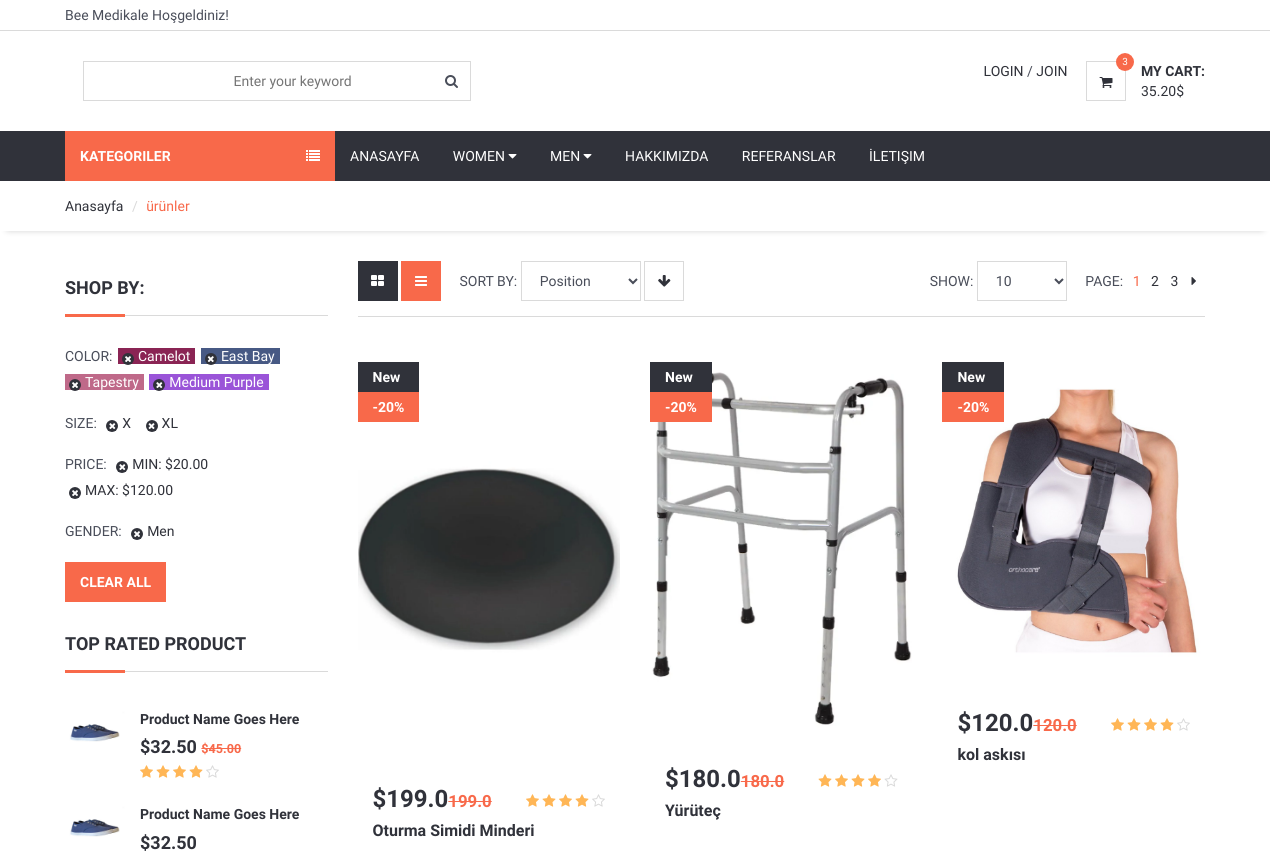
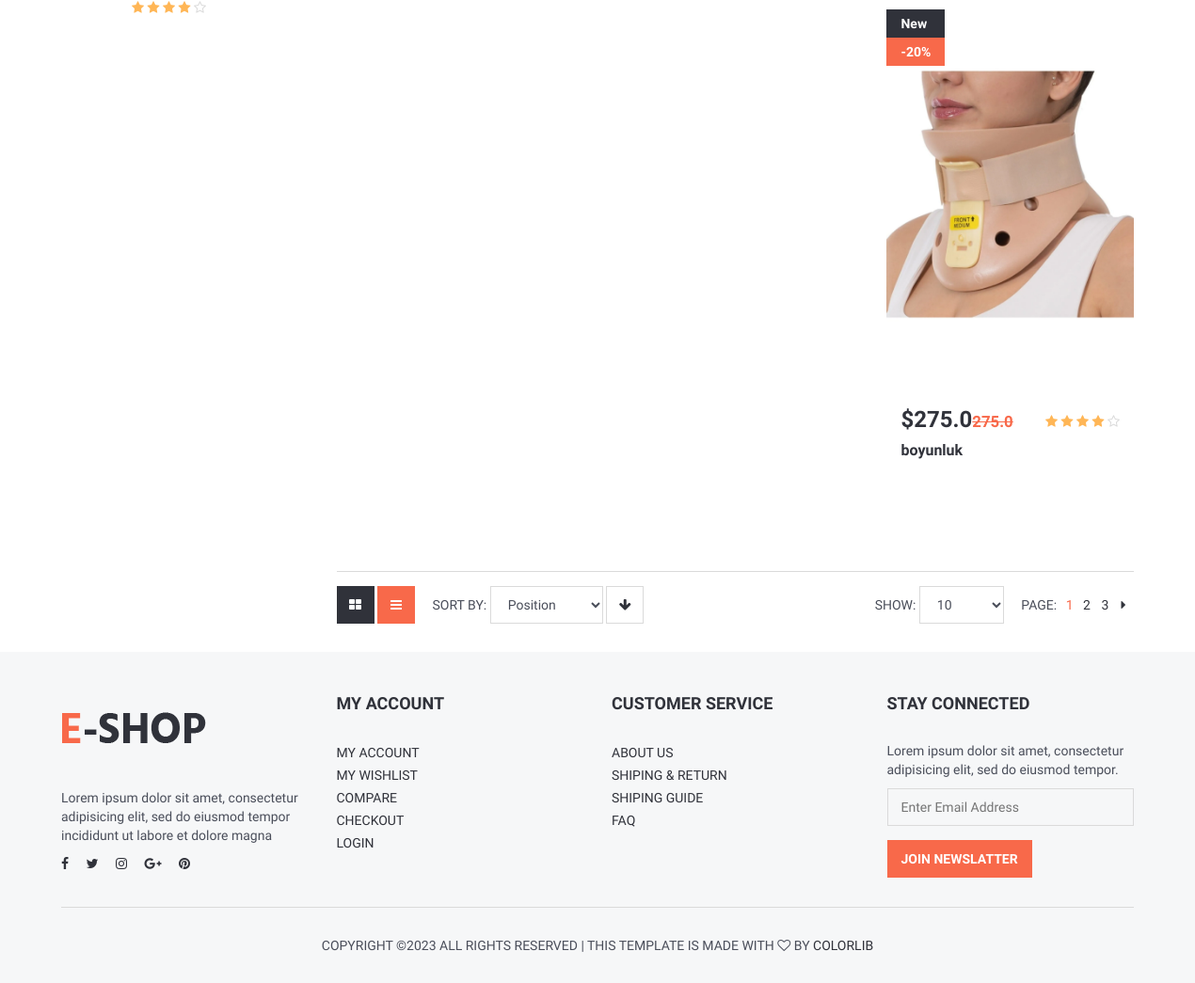
The page /category/9/ortapedi/ on the database its author committed (2 pictures, top to bottom).
### product/models.py (models this page shows, shortened)
class Product(models.Model):
    STATUS = (
        ('True', 'True'),
        ('False', 'False'),
    )
    category = models.ForeignKey(Category, on_delete=models.CASCADE)
    title = models.CharField(max_length=150)
    keywords = models.CharField(max_length=255)
    description = models.CharField(max_length=255)
    image = models.ImageField(blank=True, upload_to='images/')
    price = models.FloatField()
    amount = models.IntegerField()
    detail = RichTextUploadingField()
    slug = models.SlugField(blank=True, max_length=150)
    status = models.CharField(max_length=10, choices=STATUS)
    create_at = models.DateTimeField(auto_now_add=True)
    update_at = models.DateTimeField(auto_now=True)

### home/views.py (the view)
# urls.py: path('category/<int:id>/<slug:slug>/', views.category_products, name='category_products'),
def category_products(request, id, slug):
    category = Category.objects.all()
    products = Product.objects.filter(category_id=id)
    context = {'products': products,
               'category': category,
               'slug': slug
               }
    return render(request, 'products.html', context)

### home/templates/products.html (shortened to what this page needs)
{% extends 'homebase.html' %}
{% block sidebar %} {% include 'sidebar.html' %} {% endblock %}
{% block content %}
	<div id="breadcrumb">
		<div class="container">
			<ul class="breadcrumb">
                <li><a href="/">Anasayfa </a></li>
                <li class="active">ürünler</li>
			</ul>
		</div>
	</div>
	<div class="section">
		<div class="container">
			<div class="row">
				<div id="aside" class="col-md-3">
					<div class="aside">
						<h3 class="aside-title">Shop by:</h3>
						<ul class="filter-list">
							<li><span class="text-uppercase">color:</span></li>
							<li><a href="#" style="color:#FFF; background-color:#8A2454;">Camelot</a></li>
							<li><a href="#" style="color:#FFF; background-color:#475984;">East Bay</a></li>
							<li><a href="#" style="color:#FFF; background-color:#BF6989;">Tapestry</a></li>
							<li><a href="#" style="color:#FFF; background-color:#9A54D8;">Medium Purple</a></li>
						</ul>
						<ul class="filter-list">
							<li><span class="text-uppercase">Size:</span></li>
							<li><a href="#">X</a></li>
							<li><a href="#">XL</a></li>
						</ul>
						<ul class="filter-list">
							<li><span class="text-uppercase">Price:</span></li>
							<li><a href="#">MIN: $20.00</a></li>
							<li><a href="#">MAX: $120.00</a></li>
						</ul>
						<ul class="filter-list">
							<li><span class="text-uppercase">Gender:</span></li>
							<li><a href="#">Men</a></li>
						</ul>
						<button class="primary-btn">Clear All</button>
					</div>
					<div class="aside">
						<h3 class="aside-title">Top Rated Product</h3>
						<div class="product product-widget">
							<div class="product-thumb">
								<img src="./img/thumb-product01.jpg" alt="">
							</div>
							<div class="product-body">
								<h2 class="product-name"><a href="#">Product Name Goes Here</a></h2>
								<h3 class="product-price">$32.50 <del class="product-old-price">$45.00</del></h3>
								<div class="product-rating">
									<i class="fa fa-star"></i>
									<i class="fa fa-star"></i>
									<i class="fa fa-star"></i>
									<i class="fa fa-star"></i>
									<i class="fa fa-star-o empty"></i>
								</div>
							</div>
						</div>
						<div class="product product-widget">
							<div class="product-thumb">
								<img src="./img/thumb-product01.jpg" alt="">
							</div>
							<div class="product-body">
								<h2 class="product-name"><a href="#">Product Name Goes Here</a></h2>
								<h3 class="product-price">$32.50</h3>
								<div class="product-rating">
									<i class="fa fa-star"></i>
									<i class="fa fa-star"></i>
									<i class="fa fa-star"></i>
									<i class="fa fa-star"></i>
									<i class="fa fa-star-o empty"></i>
								</div>
							</div>
						</div>
					</div>
				</div>
				<div id="main" class="col-md-9">
					<div class="store-filter clearfix">
						<div class="pull-left">
							<div class="row-filter">
								<a href="#"><i class="fa fa-th-large"></i></a>
								<a href="#" class="active"><i class="fa fa-bars"></i></a>
							</div>
							<div class="sort-filter">
								<span class="text-uppercase">Sort By:</span>
								<select class="input">
										<option value="0">Position</option>
									</select>
								<a href="#" class="main-btn icon-btn"><i class="fa fa-arrow-down"></i></a>
							</div>
						</div>
						<div class="pull-right">
							<div class="page-filter">
								<span class="text-uppercase">Show:</span>
								<select class="input">
										<option value="0">10</option>
									</select>
							</div>
							<ul class="store-pages">
								<li><span class="text-uppercase">Page:</span></li>
								<li class="active">1</li>
								<li><a href="#">2</a></li>
								<li><a href="#">3</a></li>
								<li><a href="#"><i class="fa fa-caret-right"></i></a></li>
							</ul>
						</div>
					</div>
					<div id="store">
						<div class="row">
                            {% for rs in products %}
							<div class="col-md-4 col-sm-6 col-xs-6">
								<div class="product product-single">
									<div class="product-thumb">
										<div class="product-label">
											<span>New</span>
											<span class="sale">-20%</span>
										</div>
										<img src="{{ rs.image.url }}" alt="">
									</div>
									<div class="product-body">
										<h3 class="product-price">${{ rs.price }}<del class="product-old-price">{{ rs.price }}</del></h3>
										<div class="product-rating">
											<i class="fa fa-star"></i>
											<i class="fa fa-star"></i>
											<i class="fa fa-star"></i>
											<i class="fa fa-star"></i>
											<i class="fa fa-star-o empty"></i>
										</div>
										<h2 class="product-name"><a href="#">{{ rs.title}}</a></h2>
									</div>
								</div>
							</div>
                            {% endfor %}
						</div>
					</div>
					<div class="store-filter clearfix">
						<div class="pull-left">
							<div class="row-filter">
								<a href="#"><i class="fa fa-th-large"></i></a>
								<a href="#" class="active"><i class="fa fa-bars"></i></a>
							</div>
							<div class="sort-filter">
								<span class="text-uppercase">Sort By:</span>
								<select class="input">
										<option value="0">Position</option>
									</select>
								<a href="#" class="main-btn icon-btn"><i class="fa fa-arrow-down"></i></a>
							</div>
						</div>
						<div class="pull-right">
							<div class="page-filter">
								<span class="text-uppercase">Show:</span>
								<select class="input">
										<option value="0">10</option>
									</select>
							</div>
							<ul class="store-pages">
								<li><span class="text-uppercase">Page:</span></li>
								<li class="active">1</li>
								<li><a href="#">2</a></li>
								<li><a href="#">3</a></li>
								<li><a href="#"><i class="fa fa-caret-right"></i></a></li>
							</ul>
						</div>
					</div>
				</div>
			</div>
		</div>
	</div>
{% endblock %}

### home/templates/homebase.html (shortened to what this page needs)
<!DOCTYPE html>
<html lang="en">
<head>
    {% load static %}
	<link type="text/css" rel="stylesheet" href="{% static 'css/bootstrap.min.css'%}" />
	<link type="text/css" rel="stylesheet" href="{% static 'css/slick.css'%}" />
	<link type="text/css" rel="stylesheet" href="{% static 'css/slick-theme.css'%}" />
	<link type="text/css" rel="stylesheet" href="{% static 'css/nouislider.min.css'%}" />
	<link rel="stylesheet" href="{% static 'css/font-awesome.min.css'%}">
	<link type="text/css" rel="stylesheet" href="{% static 'css/style.css'%}" />
</head>
{% include 'header.html' %}
{% block sidebar %}{% endblock %}
{% block content %}{% endblock %}
{% include 'footer.html' %}
<body>
</body>
</html>
</body>
</html>

### home/templates/header.html (shortened to what this page needs)
{% load static %}
	<header>
		<div id="top-header">
			<div class="container">
				<div class="pull-left">
					<span>Bee Medikale Hoşgeldiniz!</span>
				</div>
			</div>
		</div>
		<div id="header">
			<div class="container">
				<div class="pull-left">
					<div class="header-search">
						<form action="/search/" method="post">
							<input  name="q" class="input search-input" type="text" placeholder="Enter your keyword">
							<button class="search-btn"><i class="fa fa-search"></i></button>
						</form>
					</div>
				</div>
				<div class="pull-right">
					<ul class="header-btns">
						<li class="header-account dropdown default-dropdown">
                            {% if user.id is not None %}
							<div class="dropdown-toggle" role="button" data-toggle="dropdown" aria-expanded="true">
								<div class="header-btns-icon">
									<i class="fa fa-user-o"></i>
								</div>
								<strong class="text-uppercase">{{ user.first_name }}<i class="fa fa-caret-down"></i></strong>
							</div>
                            {% else %}
							<a href="/login/" class="text-uppercase">Login</a> / <a href="/join/" class="text-uppercase">Join</a>
                            {% endif %}
						</li>
						<li class="header-cart dropdown default-dropdown">
							<a class="dropdown-toggle" data-toggle="dropdown" aria-expanded="true">
								<div class="header-btns-icon">
									<i class="fa fa-shopping-cart"></i>
									<span class="qty">3</span>
								</div>
								<strong class="text-uppercase">My Cart:</strong>
								<br>
								<span>35.20$</span>
							</a>
						</li>
					</ul>
				</div>
			</div>
		</div>
	</header>

### home/templates/sidebar.html (shortened to what this page needs)
 {% load static %}
	<div id="navigation">
		<div class="container">
			<div id="responsive-nav">
                {% if page %}
                    <div class="category-nav">
                {% else %}
                    <div class="category-nav show-on-click">
                {% endif %}
                <span class="category-header">Kategoriler <i class="fa fa-list"></i></span>
                        {% load mptt_tags %}
                </div>
				<div class="menu-nav">
					<ul class="menu-list">
						<li><a href="/">Anasayfa</a></li>
						<li class="dropdown mega-dropdown"><a class="dropdown-toggle" data-toggle="dropdown" aria-expanded="true">Women <i class="fa fa-caret-down"></i></a>
						</li>
						<li class="dropdown mega-dropdown full-width"><a class="dropdown-toggle" data-toggle="dropdown" aria-expanded="true">Men <i class="fa fa-caret-down"></i></a>
						</li>
                        <li><a href="/hakkimizda">Hakkımızda</a></li>
                        <li><a href="/referanslar">Referanslar</a></li>
                         <li><a href="/iletisim">İletişim</a></li>
					</ul>
				</div>
			</div>
		</div>
	</div>

### home/templates/slider.html (shortened to what this page needs)
{% load static %}

### home/templates/footer.html (shortened to what this page needs)
{% load static %}
	<footer id="footer" class="section section-grey">
		<div class="container">
			<div class="row">
				<div class="col-md-3 col-sm-6 col-xs-6">
					<div class="footer">
						<div class="footer-logo">
							<a class="logo" href="#">
		            <img src="{%  static 'img/logo.png'%}" alt="">
		          </a>
						</div>
						<p>Lorem ipsum dolor sit amet, consectetur adipisicing elit, sed do eiusmod tempor incididunt ut labore et dolore magna</p>
						<ul class="footer-social">
							<li><a href="#"><i class="fa fa-facebook"></i></a></li>
							<li><a href="#"><i class="fa fa-twitter"></i></a></li>
							<li><a href="#"><i class="fa fa-instagram"></i></a></li>
							<li><a href="#"><i class="fa fa-google-plus"></i></a></li>
							<li><a href="#"><i class="fa fa-pinterest"></i></a></li>
						</ul>
					</div>
				</div>
				<div class="col-md-3 col-sm-6 col-xs-6">
					<div class="footer">
						<h3 class="footer-header">My Account</h3>
						<ul class="list-links">
							<li><a href="#">My Account</a></li>
							<li><a href="#">My Wishlist</a></li>
							<li><a href="#">Compare</a></li>
							<li><a href="#">Checkout</a></li>
							<li><a href="#">Login</a></li>
						</ul>
					</div>
				</div>
				<div class="col-md-3 col-sm-6 col-xs-6">
					<div class="footer">
						<h3 class="footer-header">Customer Service</h3>
						<ul class="list-links">
							<li><a href="#">About Us</a></li>
							<li><a href="#">Shiping & Return</a></li>
							<li><a href="#">Shiping Guide</a></li>
							<li><a href="#">FAQ</a></li>
						</ul>
					</div>
				</div>
				<div class="col-md-3 col-sm-6 col-xs-6">
					<div class="footer">
						<h3 class="footer-header">Stay Connected</h3>
						<p>Lorem ipsum dolor sit amet, consectetur adipisicing elit, sed do eiusmod tempor.</p>
						<form>
							<div class="form-group">
								<input class="input" placeholder="Enter Email Address">
							</div>
							<button class="primary-btn">Join Newslatter</button>
						</form>
					</div>
				</div>
			</div>
			<hr>
			<div class="row">
				<div class="col-md-8 col-md-offset-2 text-center">
					<div class="footer-copyright">
						Copyright &copy;<script>document.write(new Date().getFullYear());</script> All rights reserved | This template is made with <i class="fa fa-heart-o" aria-hidden="true"></i> by <a href="https://colorlib.com" target="_blank">Colorlib</a>
					</div>
				</div>
			</div>
		</div>
	</footer>

### rows shown on the page
Product: image (picture), price "199.0", title "Oturma Simidi Minderi"
Product: image (picture), price "180.0", title "Yürüteç"
Product: image (picture), price "120.0", title "kol askısı"
Product: image (picture), price "275.0", title "boyunluk"
